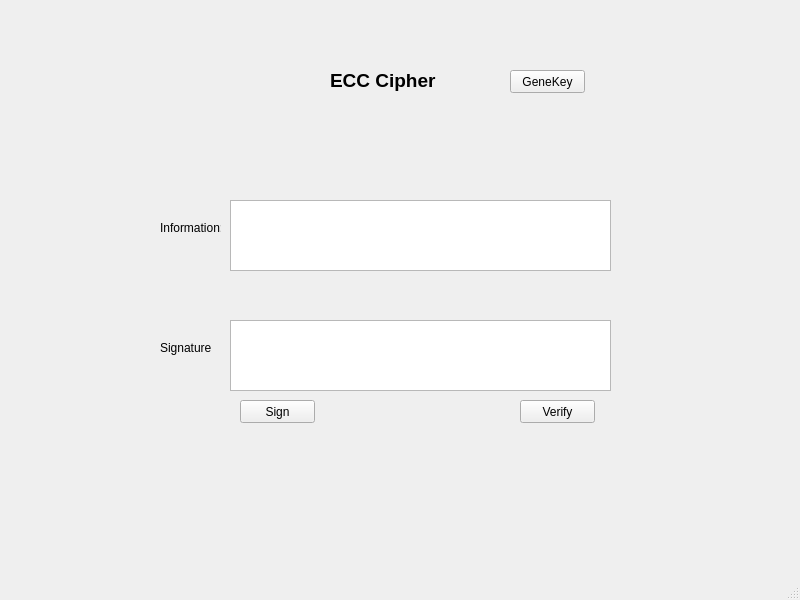
<?xml version="1.0" encoding="UTF-8"?>
<ui version="4.0">
 <class>MainWindow</class>
 <widget class="QMainWindow" name="MainWindow">
  <property name="geometry">
   <rect>
    <x>0</x>
    <y>0</y>
    <width>800</width>
    <height>600</height>
   </rect>
  </property>
  <property name="windowTitle">
   <string>MainWindow</string>
  </property>
  <widget class="QWidget" name="centralwidget">
   <widget class="QLabel" name="label_4">
    <property name="geometry">
     <rect>
      <x>160</x>
      <y>340</y>
      <width>71</width>
      <height>16</height>
     </rect>
    </property>
    <property name="text">
     <string>Signature</string>
    </property>
   </widget>
   <widget class="QLabel" name="label_2">
    <property name="geometry">
     <rect>
      <x>160</x>
      <y>220</y>
      <width>61</width>
      <height>16</height>
     </rect>
    </property>
    <property name="text">
     <string>Information:</string>
    </property>
   </widget>
   <widget class="QPushButton" name="btn_verify">
    <property name="geometry">
     <rect>
      <x>520</x>
      <y>400</y>
      <width>75</width>
      <height>23</height>
     </rect>
    </property>
    <property name="text">
     <string>Verify</string>
    </property>
   </widget>
   <widget class="QLabel" name="label">
    <property name="geometry">
     <rect>
      <x>330</x>
      <y>60</y>
      <width>111</width>
      <height>41</height>
     </rect>
    </property>
    <property name="font">
     <font>
      <family>Arial</family>
      <pointsize>14</pointsize>
      <weight>75</weight>
      <bold>true</bold>
     </font>
    </property>
    <property name="text">
     <string>ECC Cipher</string>
    </property>
   </widget>
   <widget class="QTextEdit" name="txt_sig">
    <property name="geometry">
     <rect>
      <x>230</x>
      <y>320</y>
      <width>381</width>
      <height>71</height>
     </rect>
    </property>
   </widget>
   <widget class="QTextEdit" name="txt_info">
    <property name="geometry">
     <rect>
      <x>230</x>
      <y>200</y>
      <width>381</width>
      <height>71</height>
     </rect>
    </property>
   </widget>
   <widget class="QPushButton" name="bth_sign">
    <property name="geometry">
     <rect>
      <x>240</x>
      <y>400</y>
      <width>75</width>
      <height>23</height>
     </rect>
    </property>
    <property name="text">
     <string>Sign</string>
    </property>
   </widget>
   <widget class="QPushButton" name="bth_geneKey">
    <property name="geometry">
     <rect>
      <x>510</x>
      <y>70</y>
      <width>75</width>
      <height>23</height>
     </rect>
    </property>
    <property name="text">
     <string>GeneKey</string>
    </property>
   </widget>
  </widget>
  <widget class="QMenuBar" name="menubar">
   <property name="geometry">
    <rect>
     <x>0</x>
     <y>0</y>
     <width>800</width>
     <height>21</height>
    </rect>
   </property>
  </widget>
  <widget class="QStatusBar" name="statusbar"/>
 </widget>
 <resources/>
 <connections/>
</ui>
